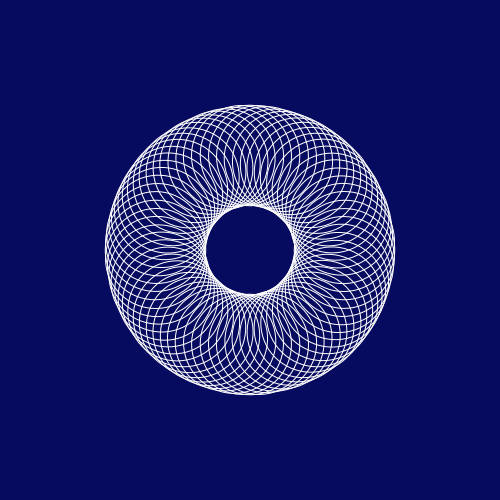
Frame 1 (no input)
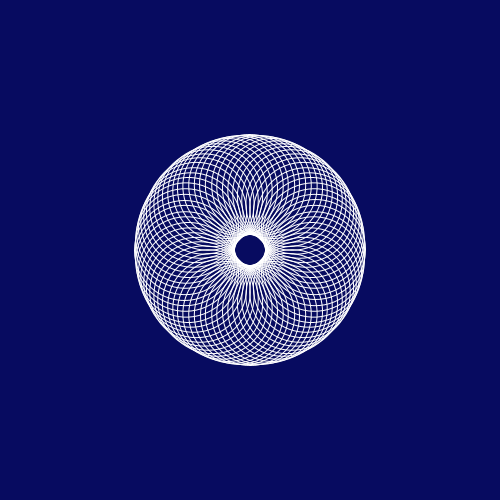
Frame 60 (the mouse pressed at the canvas centre just before this capture)
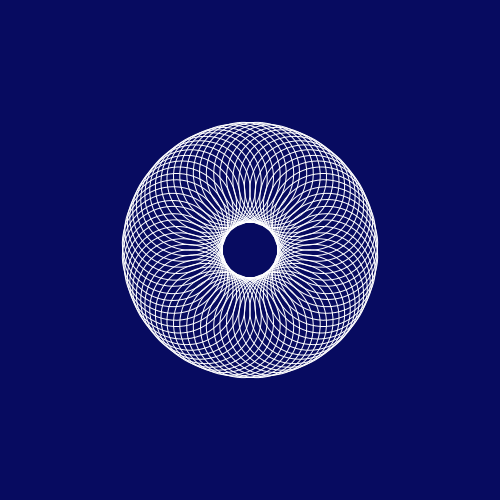
Frame 120 (the mouse held since frame 60 and released just before this capture)

The Processing sketch that drew these frames (run headless with seeded random() and noise(); from frame 60 on, the mouse is pressed at the canvas centre):

// Processing sketch: sketch_26022017
// ── sketch_26022017.pde
float t = 0;

void setup() {
  size(500, 500);
  noFill();
}

void draw() {
  background(7,11,96);
  stroke(255);
  t = t + 0.02;
  float n = noise(t);
  n = map(n, 0,1, 10,150);
  float maxX = n;
  float maxY = n;

  translate(width/2, height/2);
  for (int i = 0; i < 360; i+=5) {
    float x = sin(radians(i)) * maxX;
    float y = cos(radians(i)) * maxY;
    pushMatrix();
    translate(x, y);
    rotate(radians(i-frameCount*6));
    ellipse(0, 0, 100, 100);
    popMatrix();
  }
}
